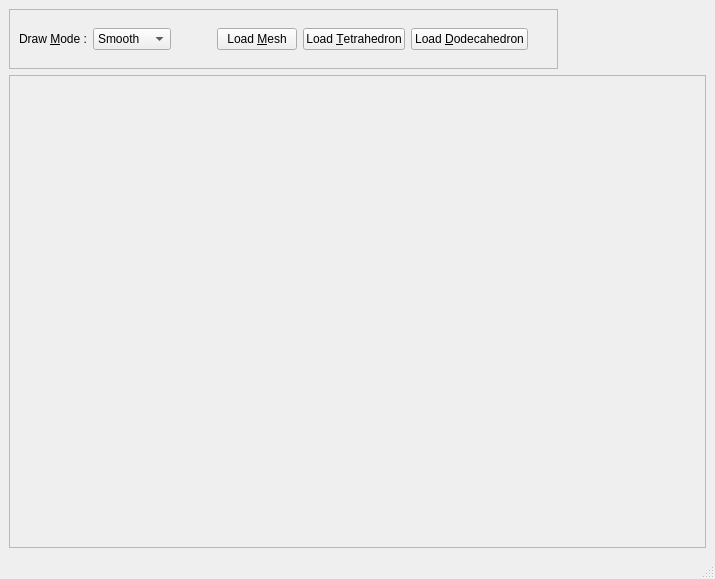
<ui version="4.0" >
 <class>mainWindow</class>
 <widget class="QMainWindow" name="mainWindow" >
  <property name="geometry" >
   <rect>
    <x>0</x>
    <y>0</y>
    <width>715</width>
    <height>579</height>
   </rect>
  </property>
  <property name="windowTitle" >
   <string>Trimesh QT</string>
  </property>
  <widget class="QWidget" name="centralwidget" >
   <layout class="QVBoxLayout" >
    <property name="margin" >
     <number>9</number>
    </property>
    <property name="spacing" >
     <number>6</number>
    </property>
    <item>
     <widget class="QFrame" name="toolsFrame" >
      <property name="sizePolicy" >
       <sizepolicy>
        <hsizetype>0</hsizetype>
        <vsizetype>0</vsizetype>
        <horstretch>0</horstretch>
        <verstretch>0</verstretch>
       </sizepolicy>
      </property>
      <property name="frameShape" >
       <enum>QFrame::StyledPanel</enum>
      </property>
      <property name="frameShadow" >
       <enum>QFrame::Raised</enum>
      </property>
      <layout class="QHBoxLayout" >
       <property name="margin" >
        <number>9</number>
       </property>
       <property name="spacing" >
        <number>6</number>
       </property>
       <item>
        <widget class="QLabel" name="drawModeLabel" >
         <property name="text" >
          <string>Draw &amp;Mode :</string>
         </property>
         <property name="buddy" >
          <cstring>drawModeComboBox</cstring>
         </property>
        </widget>
       </item>
       <item>
        <widget class="QComboBox" name="drawModeComboBox" >
         <item>
          <property name="text" >
           <string>Smooth</string>
          </property>
         </item>
         <item>
          <property name="text" >
           <string>Points</string>
          </property>
         </item>
         <item>
          <property name="text" >
           <string>Wire</string>
          </property>
         </item>
         <item>
          <property name="text" >
           <string>Flat Wire</string>
          </property>
         </item>
         <item>
          <property name="text" >
           <string>Hidden</string>
          </property>
         </item>
         <item>
          <property name="text" >
           <string>Flat</string>
          </property>
         </item>
        </widget>
       </item>
       <item>
        <spacer>
         <property name="orientation" >
          <enum>Qt::Horizontal</enum>
         </property>
         <property name="sizeHint" >
          <size>
           <width>40</width>
           <height>20</height>
          </size>
         </property>
        </spacer>
       </item>
       <item>
        <widget class="QPushButton" name="loadMeshPushButton" >
         <property name="text" >
          <string>Load &amp;Mesh</string>
         </property>
        </widget>
       </item>
       <item>
        <widget class="QPushButton" name="loadTetrahedronPushButton" >
         <property name="text" >
          <string>Load &amp;Tetrahedron</string>
         </property>
        </widget>
       </item>
       <item>
        <widget class="QPushButton" name="loadDodecahedronPushButton" >
         <property name="text" >
          <string>Load &amp;Dodecahedron</string>
         </property>
        </widget>
       </item>
       <item>
        <spacer>
         <property name="orientation" >
          <enum>Qt::Horizontal</enum>
         </property>
         <property name="sizeHint" >
          <size>
           <width>20</width>
           <height>40</height>
          </size>
         </property>
        </spacer>
       </item>
      </layout>
     </widget>
    </item>
    <item>
     <widget class="QFrame" name="glFrame" >
      <property name="frameShape" >
       <enum>QFrame::StyledPanel</enum>
      </property>
      <property name="frameShadow" >
       <enum>QFrame::Raised</enum>
      </property>
      <layout class="QVBoxLayout" >
       <property name="margin" >
        <number>9</number>
       </property>
       <property name="spacing" >
        <number>6</number>
       </property>
       <item>
        <widget class="GLArea" native="1" name="glArea" >
         <property name="minimumSize" >
          <size>
           <width>320</width>
           <height>240</height>
          </size>
         </property>
        </widget>
       </item>
      </layout>
     </widget>
    </item>
   </layout>
  </widget>
  <widget class="QMenuBar" name="menubar" >
   <property name="geometry" >
    <rect>
     <x>0</x>
     <y>0</y>
     <width>715</width>
     <height>21</height>
    </rect>
   </property>
  </widget>
  <widget class="QStatusBar" name="statusbar" />
 </widget>
 <customwidgets>
  <customwidget>
   <class>GLArea</class>
   <extends>QWidget</extends>
   <header>glarea.h</header>
  </customwidget>
 </customwidgets>
 <tabstops>
  <tabstop>drawModeComboBox</tabstop>
  <tabstop>loadMeshPushButton</tabstop>
  <tabstop>loadTetrahedronPushButton</tabstop>
  <tabstop>loadDodecahedronPushButton</tabstop>
 </tabstops>
 <resources/>
 <connections/>
</ui>
